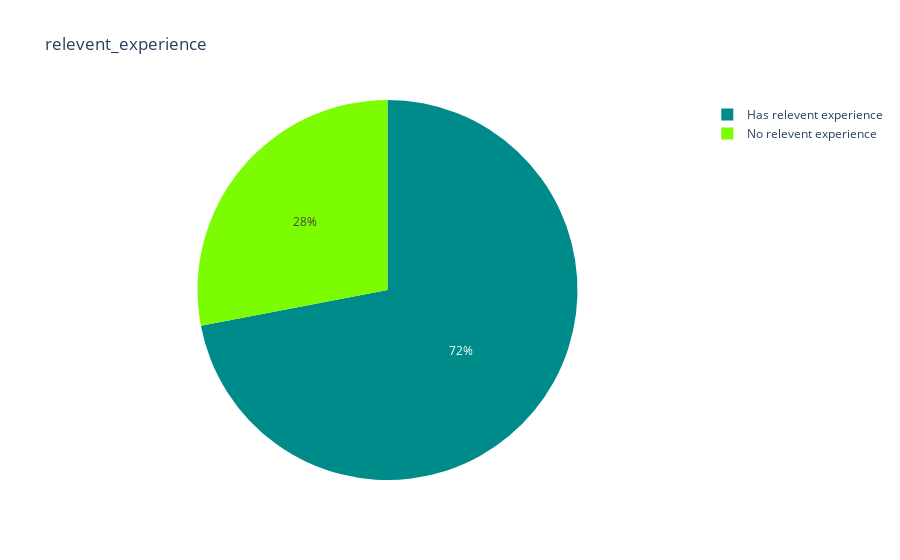

The cell this chart's notebook holds for it:
### Code cell
pie_chart(data,"relevent_experience")

### Figure 1 — Plotly figure (JSON) as saved in the notebook; plotly's stock layout.template omitted (floating-point values rounded to 4 significant figures)
{"data": [{"domain": {"x": [0, 1], "y": [0, 1]}, "hovertemplate": "label=%{label}<br>value=%{value}<extra></extra>", "labels": ["Has relevent experience", "No relevent experience"], "legendgroup": "", "name": "", "showlegend": true, "type": "pie", "values": [71.99, 28.01]}], "layout": {"legend": {"tracegroupgap": 0}, "piecolorway": ["darkcyan", "lawngreen"], "title": {"text": "relevent_experience"}}}
